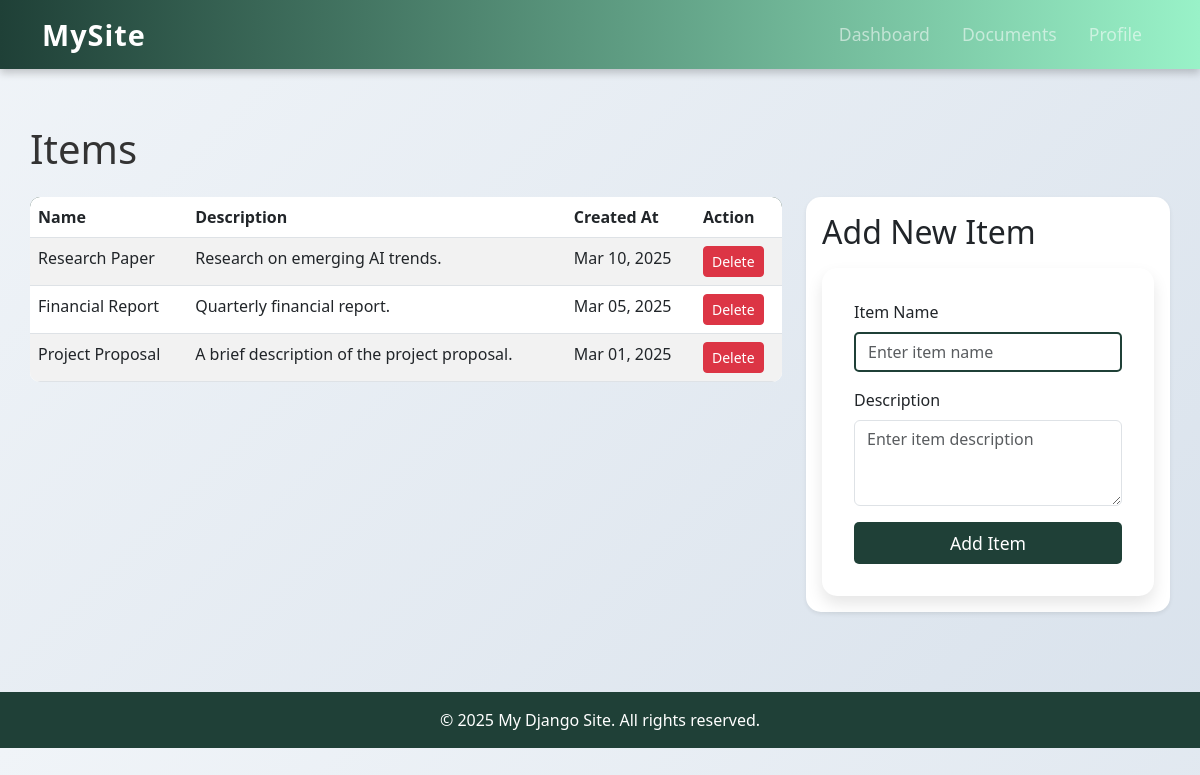
/documents/, run on the app's committed database.
### documents/models.py (models this page shows, shortened)
class Item(models.Model):
    name = models.CharField(max_length=200)
    description = models.TextField(blank=True, null=True)
    created_at = models.DateTimeField(auto_now_add=True)

### documents/views.py (the view)
# urls.py: path('', document_list_view, name='list'),
def document_list_view(request):
    if request.method == 'POST':
        form = ItemForm(request.POST)
        if form.is_valid():
            form.save()
            return redirect('documents:list')
    else:
        form = ItemForm()
    items = Item.objects.all().order_by('-created_at')
    return render(request, 'document_list.html', {'items': items, 'form': form})

### documents/forms.py
class ItemForm(forms.ModelForm):
    class Meta:
        model = Item
        fields = ['name', 'description']

### templates/document_list.html (shortened to what this page needs)
{% extends 'base.html' %}
{% block content %}
<div class="my-4">
    <h1 class="mb-4">Items</h1>
    <div class="row">
        <div class="col-md-8">
            {% if items %}
            <table class="table table-striped">
                <thead>
                    <tr>
                        <th>Name</th>
                        <th>Description</th>
                        <th>Created At</th>
                        <th>Action</th>
                    </tr>
                </thead>
                <tbody>
                    {% for item in items %}
                    <tr>
                        <td>{{ item.name }}</td>
                        <td>{{ item.description }}</td>
                        <td>{{ item.created_at|date:"M d, Y" }}</td>
                        <td>
                            <a href="{% url 'documents:delete' item.id %}"
                               class="btn btn-danger btn-sm"
                               onclick="return confirm('Are you sure you want to delete this item?');">
                                Delete
                            </a>
                        </td>
                    </tr>
                    {% endfor %}
                </tbody>
            </table>
            {% else %}
            <p>No items available.</p>
            {% endif %}
        </div>
        <div class="col-md-4">
            <div class="card shadow-sm mb-4">
                <div class="card-body">
                    <h2 class="card-title mb-3">Add New Item</h2>
                    <form method="post">
                        <div class="mb-3">
                            <label for="id_name" class="form-label">Item Name</label>
                            <input type="text" class="form-control" id="id_name" name="name" placeholder="Enter item name">
                        </div>
                        <div class="mb-3">
                            <label for="id_description" class="form-label">Description</label>
                            <textarea class="form-control" id="id_description" name="description" rows="3" placeholder="Enter item description"></textarea>
                        </div>
                        <button type="submit" class="btn btn-primary w-100">Add Item</button>
                    </form>
                </div>
            </div>
        </div>
    </div>
</div>
{% endblock %}

### static/css/style.css (style rules this page uses)
body { font-family: 'Segoe UI', Tahoma, Geneva, Verdana, sans-serif; background: linear-gradient(135deg, #f0f4f8, #d9e2ec); color: #333; margin: 0; padding: 0; }
.card { border: none; border-radius: 15px; box-shadow: 0 8px 16px rgba(0, 0, 0, 0.15); transition: transform 0.3s ease; }
.table { background: #fff; border-radius: 10px; overflow: hidden; }
.table thead { background: #1f4037; color: #fff; }
.table-striped tbody tr:nth-of-type(odd) { background-color: #f7f7f7; }
form { background: #fff; padding: 2rem; border-radius: 15px; box-shadow: 0 8px 16px rgba(0, 0, 0, 0.1); }
input.form-control { border-radius: 5px; border: 2px solid #1f4037; transition: border-color 0.3s ease; }
.btn-primary { background: #1f4037; border: none; border-radius: 5px; padding: 0.5rem 1.5rem; font-size: 1.1rem; transition: background 0.3s ease; }

### data on the page
Item: name "Research Paper", description "Research on emerging AI trends.", created_at "Mar 10, 2025"
Item: name "Financial Report", description "Quarterly financial report.", created_at "Mar 05, 2025"
Item: name "Project Proposal", description "A brief description of the project proposal.", created_at "Mar 01, 2025"
